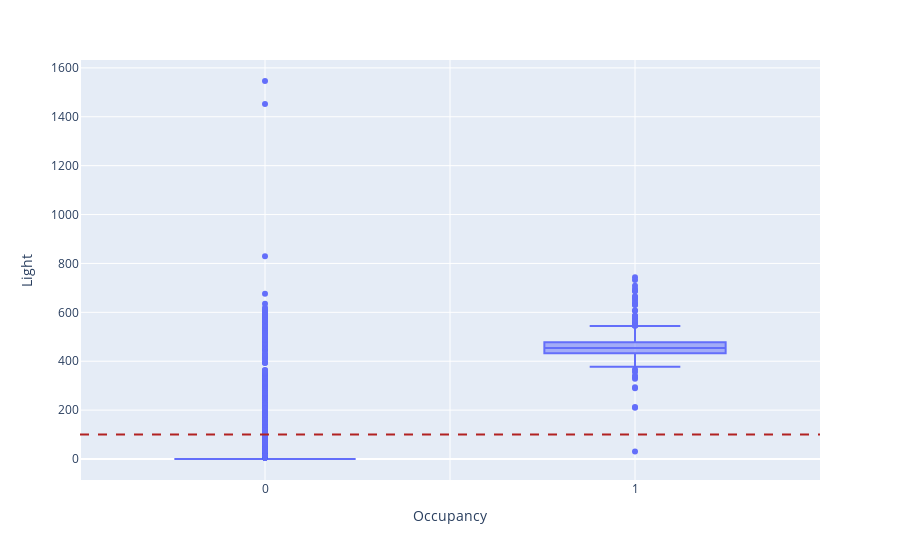

Here is the notebook cell this chart was saved with:
### Markdown cell above
# Plot the Threshold in Dataset

### Code cell
plot_threshold(train, feature, target, threshold)

### Figure 1 — Plotly figure (JSON) as saved in the notebook; plotly's stock layout.template omitted (floating-point values rounded to 4 significant figures; data arrays with more than 128 entries replaced by an {"elided": "..."} marker saying what was removed)
{"data": [{"alignmentgroup": "True", "hovertemplate": "Occupancy=%{x}<br>Light=%{y}<extra></extra>", "legendgroup": "", "marker": {"color": "#636efa"}, "name": "", "notched": false, "offsetgroup": "", "orientation": "v", "showlegend": false, "x": {"elided": "8143 int values"}, "x0": " ", "xaxis": "x", "y": {"elided": "8143 float values"}, "y0": " ", "yaxis": "y", "type": "box"}, {"line": {"color": "firebrick", "dash": "dash", "width": 2}, "mode": "lines", "showlegend": false, "x": [0, 2], "xaxis": "x2", "y": [100, 100], "type": "scatter"}], "layout": {"xaxis": {"anchor": "y", "domain": [0.0, 1.0], "title": {"text": "Occupancy"}}, "yaxis": {"anchor": "x", "domain": [0.0, 1.0], "title": {"text": "Light"}}, "legend": {"tracegroupgap": 0}, "margin": {"t": 60}, "boxmode": "group", "xaxis2": {"overlaying": "x", "range": [0, 2], "showticklabels": false}}}
